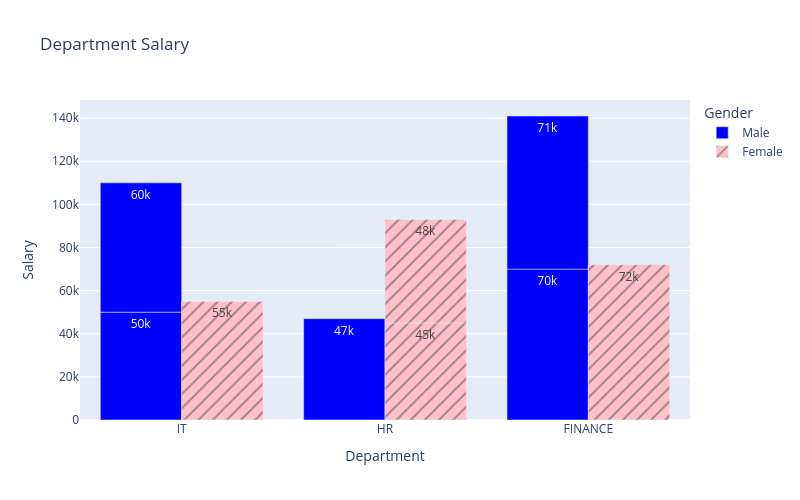

The code cell stored with this chart in its notebook:
### Code cell
fig=px.bar(df,
           x='Department',
           y='Salary',
           title='Department Salary',
          color='Gender',
          barmode='group',
          width=800,height=500,
          hover_data=['Exp'],pattern_shape='Gender',text_auto=True,orientation='v',
          color_discrete_map={'Male':'blue',"Female":'pink'})
fig.show()

### Figure 1 — Plotly figure (JSON) as saved in the notebook; plotly's stock layout.template omitted (floating-point values rounded to 4 significant figures)
{"data": [{"alignmentgroup": "True", "customdata": [[1], [3], [5], [7], [9]], "hovertemplate": "Gender=Male<br>Department=%{x}<br>Salary=%{y}<br>Exp=%{customdata[0]}<extra></extra>", "legendgroup": "Male", "marker": {"color": "blue", "pattern": {"shape": ""}}, "name": "Male", "offsetgroup": "Male", "orientation": "v", "showlegend": true, "textposition": "auto", "texttemplate": "%{y}", "type": "bar", "x": ["IT", "IT", "HR", "FINANCE", "FINANCE"], "xaxis": "x", "y": [50000, 60000, 47000, 70000, 71000], "yaxis": "y"}, {"alignmentgroup": "True", "customdata": [[2], [4], [6], [8]], "hovertemplate": "Gender=Female<br>Department=%{x}<br>Salary=%{y}<br>Exp=%{customdata[0]}<extra></extra>", "legendgroup": "Female", "marker": {"color": "pink", "pattern": {"shape": "/"}}, "name": "Female", "offsetgroup": "Female", "orientation": "v", "showlegend": true, "textposition": "auto", "texttemplate": "%{y}", "type": "bar", "x": ["IT", "HR", "HR", "FINANCE"], "xaxis": "x", "y": [55000, 45000, 48000, 72000], "yaxis": "y"}], "layout": {"barmode": "group", "height": 500, "legend": {"title": {"text": "Gender"}, "tracegroupgap": 0}, "title": {"text": "Department Salary"}, "width": 800, "xaxis": {"anchor": "y", "domain": [0, 1], "title": {"text": "Department"}}, "yaxis": {"anchor": "x", "domain": [0, 1], "title": {"text": "Salary"}}}}
